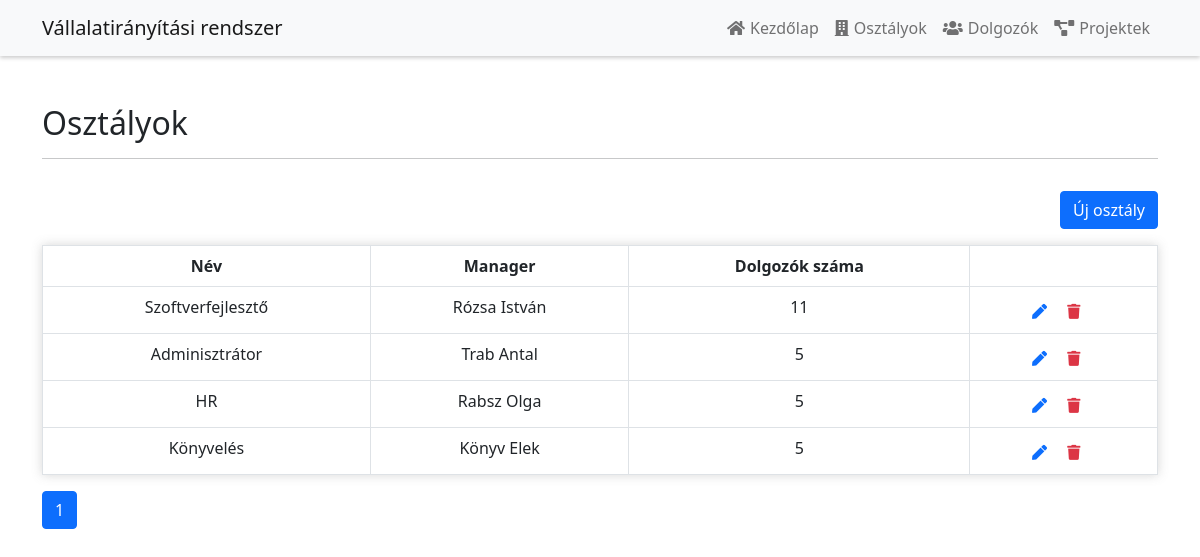
The page /department.php on the database its author committed.
### tables this page shows
CREATE TABLE `osztaly` (
  `id` int(11) NOT NULL,
  `nev` varchar(40) NOT NULL,
  `manager_id` int(11) DEFAULT NULL
);

CREATE TABLE `dolgozo` (
  `id` int(11) NOT NULL,
  `veznev` varchar(40) NOT NULL,
  `kernev` varchar(40) NOT NULL,
  `nem` tinyint(4) NOT NULL,
  `szulido` date NOT NULL,
  `fizetes` int(11) NOT NULL,
  `munkakor` varchar(40) NOT NULL,
  `profilkep` varchar(100) DEFAULT NULL,
  `osztaly_id` int(11) DEFAULT NULL
);

### department.php (the view)
<?php
include('functions.php');
$pdo = pdo_connect_mysql();
$perPage = 15;
$total_row = $pdo->query('SELECT osztaly.*, (SELECT COUNT(dolgozo.id) FROM dolgozo WHERE dolgozo.osztaly_id = osztaly.id) as dolgozo_count FROM osztaly')->rowCount();
$pages = ceil($total_row / $perPage);
$page = isset($_GET['page']) ? $_GET["page"] : 1;
$start = ($page - 1) * $perPage;
$query = "SELECT osztaly.*, (SELECT COUNT(dolgozo.id) FROM dolgozo WHERE dolgozo.osztaly_id = osztaly.id) as dolgozo_count FROM osztaly LIMIT $start, $perPage";
$osztalyok = $pdo->query($query)->fetchAll(PDO::FETCH_ASSOC);
?>
<?= template_header('Kezdőlap') ?>
<div class="container">
    <div class="row mt-5 mb-3">
        <div class="col-lg-12">
            <h2>Osztályok</h2>
            <hr>
        </div>
    </div>
    <div class="row mb-3">
        <div class="col-lg-12 text-end">
            <a class="btn btn-primary" href="new_department.php">Új osztály</a>
        </div>
    </div>
    <table class="table table-bordered">
        <thead>
        <tr>
            <th>Név</th>
            <th>Manager</th>
            <th>Dolgozók száma</th>
            <th></th>
        </tr>
        </thead>
        <tbody>
        <?php if (!empty($osztalyok)): ?>
            <?php foreach ($osztalyok as $osztaly): ?>
                <tr>
                    <td><?= $osztaly['nev'] ?></td>
                    <td>
                        <?php
                        $manager_stmt = $pdo->prepare("SELECT dolgozo.veznev, dolgozo.kernev FROM dolgozo, osztaly  WHERE dolgozo.id = osztaly.manager_id AND osztaly.manager_id = ?");
                        $manager_stmt->execute([$osztaly["manager_id"]]);
                        $manager = $manager_stmt->fetchAll(PDO::FETCH_OBJ);
                        if ($manager) {
                            echo $manager[0]->veznev . " " . $manager[0]->kernev;
                        } else {
                            echo "Nincs manager";
                        }
                        ?>
                    </td>
                    <td><?= $osztaly['dolgozo_count'] ?></td>
                    <td class="actions">
                        <a href="edit_department.php?id=<?= $osztaly['id'] ?>" class="edit"><i
                                class="fas fa-pen fa-xs"></i></a>
                        <a href="delete.php?osztaly_id=<?= $osztaly['id'] ?>" class="trash text-danger"><i
                                class="fas fa-trash fa-xs"></i></a>
                    </td>
                </tr>
            <?php endforeach; ?>
        <?php else: ?>
            <tr>
                <td colspan="9">Nincs rögzítve osztály.</td>
            </tr>
        <?php endif; ?>
        </tbody>
    </table>
    <ul class="pagination">
        <?php for ($i = 1; $i <= $pages; $i++): ?>
            <li class="page-item<?php echo ($i == $page) ? " active" : "" ?>"><a class="page-link"
                                                                                 href='<?php echo "?page=$i"; ?>'>
                    <?php echo $i; ?>
                </a></li>
        <?php endfor; ?>
    </ul>
</div>
<?= template_footer() ?>

### css/main.css (style rules this page uses)
.actions .edit, .actions .trash { margin: 0 15px 0 0; }
.actions { font-size: 20px; text-align: center; }
.card, .table { box-shadow: 0 0 10px 0 rgba(100, 100, 100, 0.26); }
.table { text-align: center; }

### rows shown on the page
osztaly: nev "Szoftverfejlesztő", manager.veznev "Rózsa", manager.kernev "István", dolgozo_count "11"
osztaly: nev "Adminisztrátor", manager.veznev "Trab", manager.kernev "Antal", dolgozo_count "5"
osztaly: nev "HR", manager.veznev "Rabsz", manager.kernev "Olga", dolgozo_count "5"
osztaly: nev "Könyvelés", manager.veznev "Könyv", manager.kernev "Elek", dolgozo_count "5"
